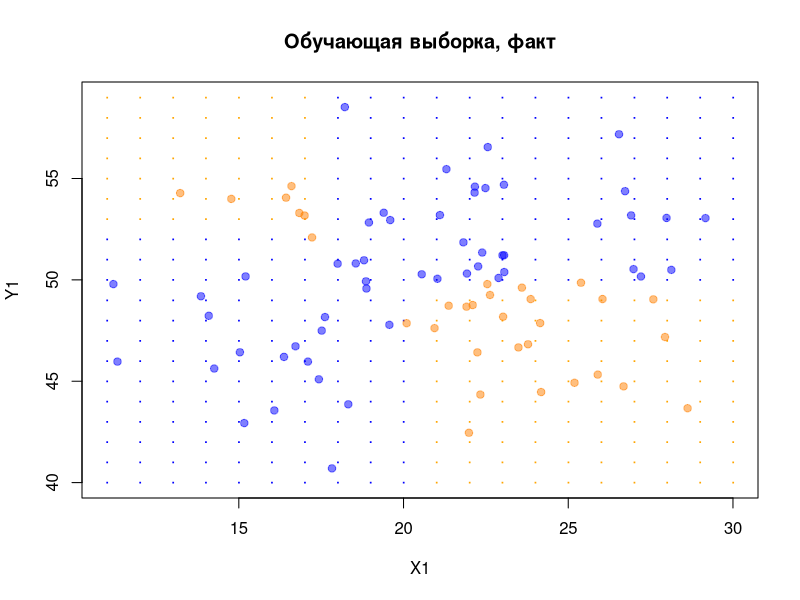
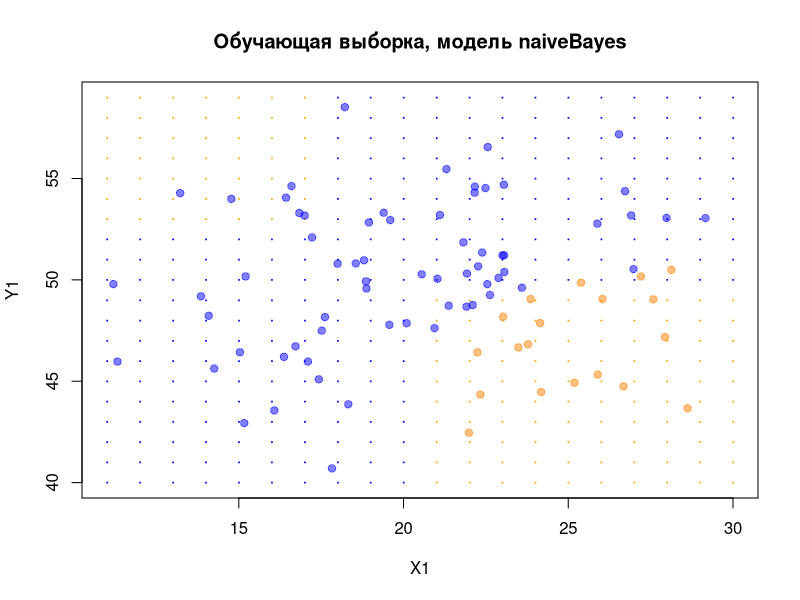
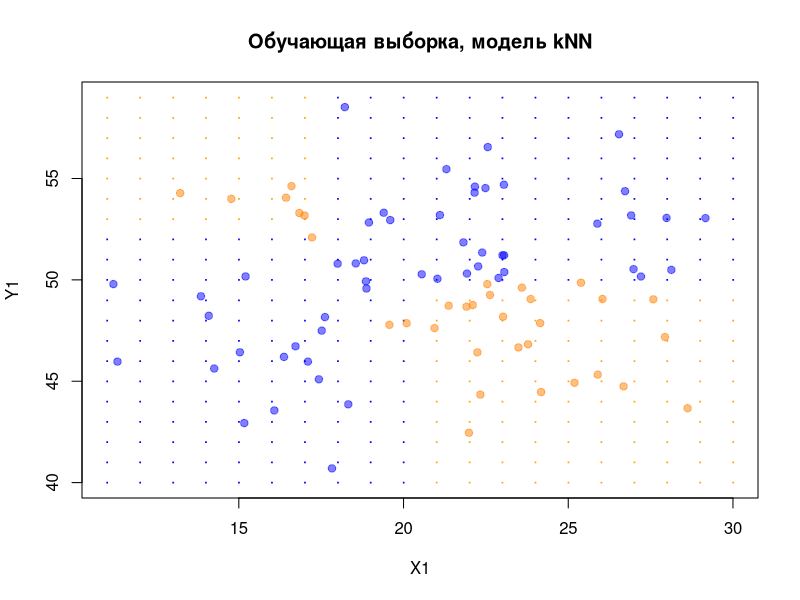
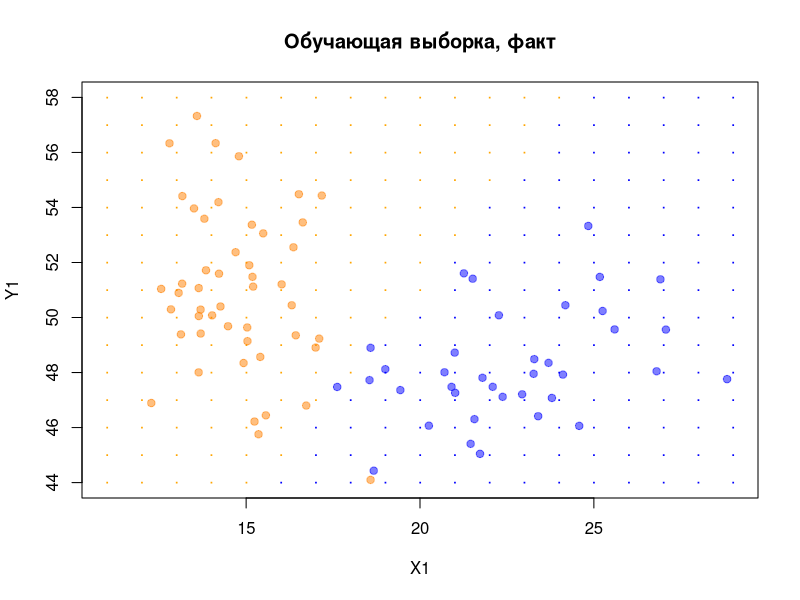
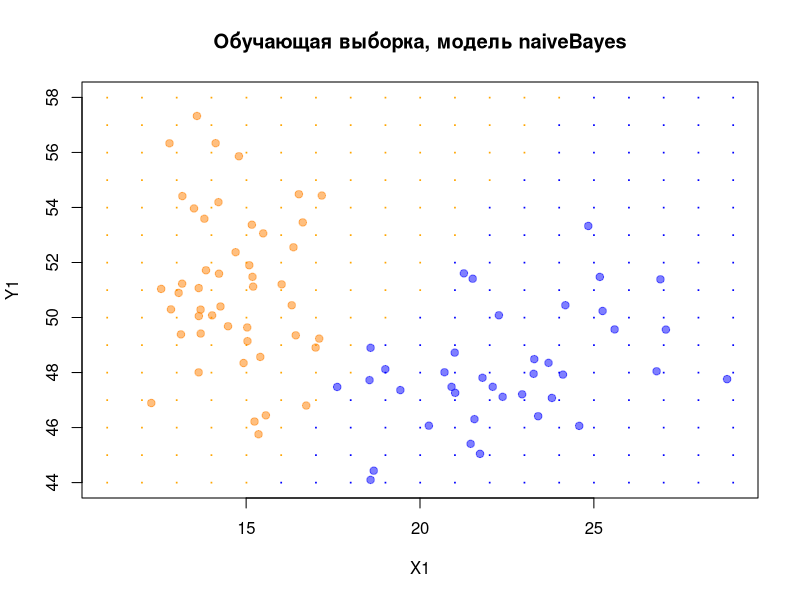
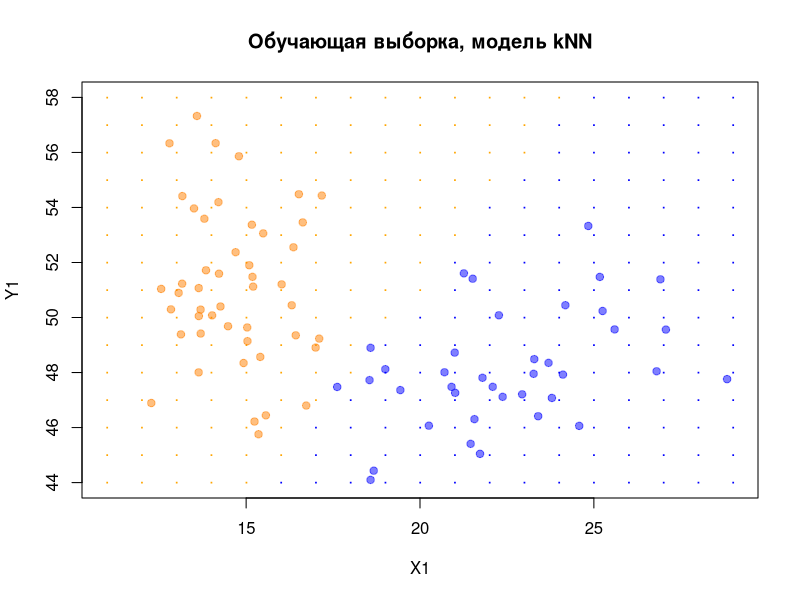

These charts were generated, in order, by the following R code:
## ---- chunk 1
library('class')        # функция knn()
library('e1071')        # функция naiveBayes()
library('MASS')         # функция mvrnorm()

# ядро
my.seed <- 12345


# Генерируем данные ------------------------------------------------------------

#  Пример 2 ....................................................................
n <- 100               # наблюдений всего
train.percent <- 0.85  # доля обучающей выборки

# фактические значения объясняющих переменных (нормальный закон)
set.seed(my.seed)
x1 <- rnorm(20, 3.7, n = n)

set.seed(my.seed + 1)
x2 <- rnorm(50, 3.3, n = n)

# истинные дискриминирующие правила
rules <- function(x1, x2){
    ifelse((x1 > 20 & x2 < 50) | (x1 < 18 & x2 > 52), 1, 0)
}
# Конец данных примера 2 .......................................................
## ---- chunk 2

# Отбираем наблюдения в обучающую выборку --------------------------------------
set.seed(my.seed)
inTrain <- sample(seq_along(x1), train.percent*n)
x1.train <- x1[inTrain]
x2.train <- x2[inTrain]
x1.test <- x1[-inTrain]
x2.test <- x2[-inTrain]

# используем истинные правила, чтобы присвоить фактические классы
y.train <- rules(x1.train, x2.train)
y.test <- rules(x1.test, x2.test)

# фрейм с обучающей выборкой
df.train.1 <- data.frame(x1 = x1.train, x2 = x2.train, y = y.train)
# фрейм с тестовой выборкой
df.test.1 <- data.frame(x1 = x1.test, x2 = x2.test)
## ---- chunk 3
# Рисуем обучающую выборку графике ---------------------------------------------

# для сетки (истинных областей классов): целочисленные значения x1, x2
x1.grid <- rep(seq(floor(min(x1)), ceiling(max(x1)), by = 1),
               ceiling(max(x2)) - floor(min(x2)) + 1)
x2.grid <- rep(seq(floor(min(x2)), ceiling(max(x2)), by = 1),
               each = ceiling(max(x1)) - floor(min(x1)) + 1)

# классы для наблюдений сетки
y.grid <- rules(x1.grid, x2.grid)

# фрейм для сетки
df.grid.1 <- data.frame(x1 = x1.grid, x2 = x2.grid, y = y.grid)

# цвета для графиков
cls <- c('blue', 'orange')
cls.t <- c(rgb(0, 0, 1, alpha = 0.5), rgb(1,0.5,0, alpha = 0.5))

# график истинных классов
plot(df.grid.1$x1, df.grid.1$x2, 
     pch = '·', col = cls[df.grid.1[, 'y'] + 1],
     xlab = 'X1', ylab = 'Y1',
     main = 'Обучающая выборка, факт')
# точки фактических наблюдений
points(df.train.1$x1, df.train.1$x2,
       pch = 21, bg = cls.t[df.train.1[, 'y'] + 1], 
       col = cls.t[df.train.1[, 'y'] + 1])
## ---- chunk 4
# Байесовский классификатор ----------------------------------------------------
#  наивный байес: непрерывные объясняющие переменные

# строим модель
nb <- naiveBayes(y ~ ., data = df.train.1)
# получаем модельные значения на обучающей выборке как классы
y.nb.train <- ifelse(predict(nb, df.train.1[, -3], 
                             type = "raw")[, 2] > 0.5, 1, 0)

# график истинных классов
plot(df.grid.1$x1, df.grid.1$x2, 
     pch = '·',  col = cls[df.grid.1[, 'y'] + 1], 
     xlab = 'X1', ylab = 'Y1',
     main = 'Обучающая выборка, модель naiveBayes')
# точки наблюдений, предсказанных по модели
points(df.train.1$x1, df.train.1$x2, 
       pch = 21, bg = cls.t[y.nb.train + 1], 
       col = cls.t[y.nb.train + 1])

# матрица неточностей на обучающей выборке
tbl <- table(y.train, y.nb.train)
tbl

# точность, или верность (Accuracy)
Acc <- sum(diag(tbl)) / sum(tbl)
Acc
## ---- chunk 5
# прогноз на тестовую выборку
y.nb.test <- ifelse(predict(nb, df.test.1, type = "raw")[, 2] > 0.5, 1, 0)

# матрица неточностей на тестовой выборке
tbl <- table(y.test, y.nb.test)
tbl

# точность, или верность (Accuracy)
Acc <- sum(diag(tbl)) / sum(tbl)
Acc
## ---- chunk 6
# Метод kNN --------------------------------------------------------------------
#  k = 3

# строим модель и делаем прогноз
y.knn.train <- knn(train = scale(df.train.1[, -3]), 
                   test = scale(df.train.1[, -3]),
                   cl = df.train.1$y, k = 3)

# график истинных классов
plot(df.grid.1$x1, df.grid.1$x2, 
     pch = '·', col = cls[df.grid.1[, 'y'] + 1],
     xlab = 'X1', ylab = 'Y1',
     main = 'Обучающая выборка, модель kNN')
# точки наблюдений, предсказанных по модели
points(df.train.1$x1, df.train.1$x2, 
       pch = 21, bg = cls.t[as.numeric(y.knn.train)], 
       col = cls.t[as.numeric(y.knn.train)])

# матрица неточностей на обучающей выборке
tbl <- table(y.train, y.knn.train)
tbl

# точность (Accuracy)
Acc <- sum(diag(tbl)) / sum(tbl)
Acc

## ---- chunk 7
# прогноз на тестовую выборку
y.knn.test <- knn(train = scale(df.train.1[, -3]), 
                 test = scale(df.test.1[, -3]),
                 cl = df.train.1$y, k = 3)

# матрица неточностей на тестовой выборке
tbl <- table(y.test, y.knn.test)
tbl

# точность (Accuracy)
Acc <- sum(diag(tbl)) / sum(tbl)
Acc
## ---- chunk 8
# Генерируем данные ------------------------------------------------------------

# Данные примера 3 .............................................................
n <- 100               # наблюдений всего
train.percent <- 0.85  # доля обучающей выборки

# x-ы -- двумерные нормальные случайные величины
set.seed(my.seed)
class.0 <- mvrnorm(45, mu = c(23, 49), 
                   Sigma = matrix(c(6, 0, 0, 3.4), 2, 2, byrow = T))

set.seed(my.seed + 1)
class.1 <- mvrnorm(65, mu = c(15, 51), 
                   Sigma = matrix(c(2, 0, 0, 6), 2, 2, byrow = T))

# записываем x-ы в единые векторы (объединяем классы 0 и 1)
x1 <- c(class.0[, 1], class.1[, 1])
x2 <- c(class.0[, 2], class.1[, 2])

# фактические классы Y
y <- c(rep(0, nrow(class.0)), rep(1, nrow(class.1)))

# классы для наблюдений сетки
rules <- function(x1, x2){
    ifelse(x2 < 1.6*x1 + 19, 0, 1)
}
# Конец данных примера 3 .......................................................


# Отбираем наблюдения в обучающую выборку --------------------------------------
set.seed(my.seed)
inTrain <- sample(seq_along(x1), train.percent*n)
x1.train <- x1[inTrain]
x2.train <- x2[inTrain]
x1.test <- x1[-inTrain]
x2.test <- x2[-inTrain]

# используем истинные правила, чтобы присвоить фактические классы
y.train <- y[inTrain]
y.test <- y[-inTrain]

# фрейм с обучающей выборкой
df.train.1 <- data.frame(x1 = x1.train, x2 = x2.train, y = y.train)
# фрейм с тестовой выборкой
df.test.1 <- data.frame(x1 = x1.test, x2 = x2.test)
## ---- chunk 9
# Рисуем обучающую выборку графике ---------------------------------------------

# для сетки (истинных областей классов): целочисленные значения x1, x2
x1.grid <- rep(seq(floor(min(x1)), ceiling(max(x1)), by = 1),
               ceiling(max(x2)) - floor(min(x2)) + 1)
x2.grid <- rep(seq(floor(min(x2)), ceiling(max(x2)), by = 1),
               each = ceiling(max(x1)) - floor(min(x1)) + 1)

# классы для наблюдений сетки
y.grid <- rules(x1.grid, x2.grid)

# фрейм для сетки
df.grid.1 <- data.frame(x1 = x1.grid, x2 = x2.grid, y = y.grid)

# цвета для графиков
cls <- c('blue', 'orange')
cls.t <- c(rgb(0, 0, 1, alpha = 0.5), rgb(1,0.5,0, alpha = 0.5))

# график истинных классов
plot(df.grid.1$x1, df.grid.1$x2, 
     pch = '·', col = cls[df.grid.1[, 'y'] + 1],
     xlab = 'X1', ylab = 'Y1',
     main = 'Обучающая выборка, факт')
# точки фактических наблюдений
points(df.train.1$x1, df.train.1$x2,
       pch = 21, bg = cls.t[df.train.1[, 'y'] + 1], 
       col = cls.t[df.train.1[, 'y'] + 1])
## ---- chunk 10
# Байесовский классификатор ----------------------------------------------------
#  наивный байес: непрерывные объясняющие переменные

# строим модель
nb <- naiveBayes(y ~ ., data = df.train.1)
# получаем модельные значения на обучающей выборке как классы
y.nb.train <- ifelse(predict(nb, df.train.1[, -3], 
                             type = "raw")[, 2] > 0.5, 1, 0)

# график истинных классов
plot(df.grid.1$x1, df.grid.1$x2, 
     pch = '·',  col = cls[df.grid.1[, 'y'] + 1], 
     xlab = 'X1', ylab = 'Y1',
     main = 'Обучающая выборка, модель naiveBayes')
# точки наблюдений, предсказанных по модели
points(df.train.1$x1, df.train.1$x2, 
       pch = 21, bg = cls.t[y.nb.train + 1], 
       col = cls.t[y.nb.train + 1])

# матрица неточностей на обучающей выборке
tbl <- table(y.train, y.nb.train)
tbl

# точность, или верность (Accuracy)
Acc <- sum(diag(tbl)) / sum(tbl)
Acc
## ---- chunk 11
# прогноз на тестовую выборку
y.nb.test <- ifelse(predict(nb, df.test.1, type = "raw")[, 2] > 0.5, 1, 0)

# матрица неточностей на тестовой выборке
tbl <- table(y.test, y.nb.test)
tbl

# точность, или верность (Accuracy)
Acc <- sum(diag(tbl)) / sum(tbl)
Acc
## ---- chunk 12
# Метод kNN --------------------------------------------------------------------
#  k = 3

# строим модель и делаем прогноз
y.knn.train <- knn(train = scale(df.train.1[, -3]), 
                   test = scale(df.train.1[, -3]),
                   cl = df.train.1$y, k = 3)

# график истинных классов
plot(df.grid.1$x1, df.grid.1$x2, 
     pch = '·', col = cls[df.grid.1[, 'y'] + 1],
     xlab = 'X1', ylab = 'Y1',
     main = 'Обучающая выборка, модель kNN')
# точки наблюдений, предсказанных по модели
points(df.train.1$x1, df.train.1$x2, 
       pch = 21, bg = cls.t[as.numeric(y.knn.train)], 
       col = cls.t[as.numeric(y.knn.train)])

# матрица неточностей на обучающей выборке
tbl <- table(y.train, y.knn.train)
tbl

# точность (Accuracy)
Acc <- sum(diag(tbl)) / sum(tbl)
Acc

## ---- chunk 13
# прогноз на тестовую выборку
y.knn.test <- knn(train = scale(df.train.1[, -3]), 
                 test = scale(df.test.1[, -3]),
                 cl = df.train.1$y, k = 3)

# матрица неточностей на тестовой выборке
tbl <- table(y.test, y.knn.test)
tbl

# точность (Accuracy)
Acc <- sum(diag(tbl)) / sum(tbl)
Acc
## ---- chunk 14
df.vars <- 
    data.frame(var = 1:12, 
               x1.mean.1 = round(seq(5, 30, length = 4), 0),
               x1.mean.2 = c(12, 24, 7, 21),
               x1.sd.1 = rep(round(seq(4.5, 9, length = 4), 1), each = 3),
               x1.sd.2 = rep(round(seq(18, 5, length = 4), 1), each = 3),
               x2.mean.1 = round(seq(7, 25, length = 4), 0),
               x2.mean.2 = c(22, 14, 17, 31),
               x2.sd.1 = rep(round(seq(2.5, 8, length = 4), 1), each = 3),
               x2.sd.2 = rep(round(seq(25, 13, length = 4), 1), each = 3))
## ---- chunk 15
df.vars
